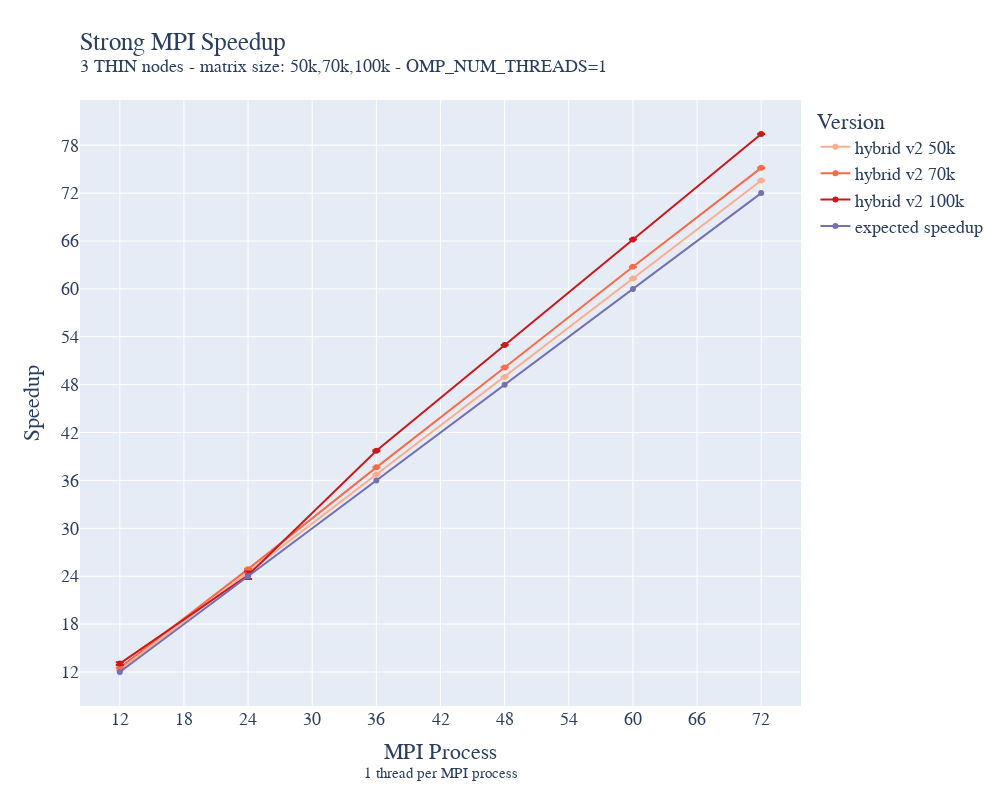

Source (notebook cell):
### Code cell
strong_MPI_thin_hybrid_static_grid_100k_avg['speedup']=strong_MPI_thin_hybrid_static_grid_100k_ref_avg["time"]["mean"][0]/strong_MPI_thin_hybrid_static_grid_100k_avg["time"]["mean"]
strong_MPI_thin_hybrid_static_grid_100k_avg['expected_speedup']=strong_MPI_thin_hybrid_static_grid_100k_avg['size']['mean']
strong_MPI_thin_hybrid_static_grid_100k_avg['speedup_err']=strong_MPI_thin_hybrid_static_grid_100k_avg["time"]["std"]*strong_MPI_thin_hybrid_static_grid_100k_ref_avg["time"]["mean"][0]/strong_MPI_thin_hybrid_static_grid_100k_avg["time"]["mean"]**2

strong_MPI_thin_hybrid_static_grid_070k_avg['speedup']=strong_MPI_thin_hybrid_static_grid_070k_ref_avg["time"]["mean"][0]/strong_MPI_thin_hybrid_static_grid_070k_avg["time"]["mean"]
strong_MPI_thin_hybrid_static_grid_070k_avg['speedup_err']=strong_MPI_thin_hybrid_static_grid_070k_avg["time"]["std"]*strong_MPI_thin_hybrid_static_grid_070k_ref_avg["time"]["mean"][0]/strong_MPI_thin_hybrid_static_grid_070k_avg["time"]["mean"]**2

strong_MPI_thin_hybrid_static_grid_050k_avg['speedup']=strong_MPI_thin_hybrid_static_grid_050k_ref_avg["time"]["mean"][0]/strong_MPI_thin_hybrid_static_grid_050k_avg["time"]["mean"]
strong_MPI_thin_hybrid_static_grid_050k_avg['speedup_err']=strong_MPI_thin_hybrid_static_grid_050k_avg["time"]["std"]*strong_MPI_thin_hybrid_static_grid_050k_ref_avg["time"]["mean"][0]/strong_MPI_thin_hybrid_static_grid_050k_avg["time"]["mean"]**2

fig = go.Figure()

fig.add_trace(go.Scatter(x=strong_MPI_thin_hybrid_static_grid_050k_avg["size"]["mean"], y=strong_MPI_thin_hybrid_static_grid_050k_avg["speedup"], name='hybrid v2 50k',
                         error_y=dict(
                             type="data",
                             array=strong_MPI_thin_hybrid_static_grid_050k_avg["speedup_err"],
                             visible=True)))
fig.add_trace(go.Scatter(x=strong_MPI_thin_hybrid_static_grid_070k_avg["size"]["mean"], y=strong_MPI_thin_hybrid_static_grid_070k_avg["speedup"], name='hybrid v2 70k',
                         error_y=dict(
                             type="data",
                             array=strong_MPI_thin_hybrid_static_grid_070k_avg["speedup_err"],
                             visible=True)))
fig.add_trace(go.Scatter(x=strong_MPI_thin_hybrid_static_grid_100k_avg["size"]["mean"], y=strong_MPI_thin_hybrid_static_grid_100k_avg["speedup"], name='hybrid v2 100k',
                         error_y=dict(
                             type="data",
                             array=strong_MPI_thin_hybrid_static_grid_100k_avg["speedup_err"],
                             visible=True)))
fig.add_trace(go.Scatter(x=strong_MPI_thin_hybrid_static_grid_100k_avg["size"]["mean"], y=strong_MPI_thin_hybrid_static_grid_100k_avg["expected_speedup"], name='expected speedup'))

fig.update_layout(
    title=go.layout.Title(
        text="Strong MPI Speedup<br><sup>3 THIN nodes - matrix size: 50k,70k,100k - OMP_NUM_THREADS=1</sup>",
        xref="paper",
        x=0,
    ),
    xaxis_title="MPI Process<br><sup>1 thread per MPI process</sup>",
    xaxis = dict(
        tickmode = 'linear',
        tick0 = '0',
        dtick = '6'
    ),
    yaxis_title="Speedup",
    yaxis = dict(
        tickmode = 'linear',
        tick0 = '0',
        dtick = '6'
    ),
    legend_title="Version",
    showlegend=True,
    font=dict(
        family="Courier New, monospace",
        size=18,
    ),
    colorway=["#fcae91","#fb6a4a","#cb181d", "#7570b3"],
    autosize=False,
    width=1000,
    height=800,
)
fig.show()
fig.write_image("/home/andres/hpc/Foundations_of_HPC_2022/Assignment/my_assignment/report/images/strong_MPI_thin_hybrid_speedup.pdf", height=800, width=1000)

### Figure 1 — Plotly figure (JSON) as saved in the notebook; plotly's stock layout.template omitted (floating-point values rounded to 4 significant figures)
{"data": [{"error_y": {"array": [0.02737, 0.04595, 0.04183, 0.03796, 0.02425, 0.005286], "type": "data", "visible": true}, "name": "hybrid v2 50k", "type": "scatter", "x": [72, 60, 48, 36, 24, 12], "y": [73.58, 61.31, 48.96, 36.74, 24.41, 12.2]}, {"error_y": {"array": [0.03639, 0.01432, 0.02122, 0.02433, 0.0399, 0.005765], "type": "data", "visible": true}, "name": "hybrid v2 70k", "type": "scatter", "x": [72, 60, 48, 36, 24, 12], "y": [75.17, 62.77, 50.16, 37.64, 24.88, 12.52]}, {"error_y": {"array": [0.1729, 0.484, 0.06198, 0.01662, 0.02217, 0.03942], "type": "data", "visible": true}, "name": "hybrid v2 100k", "type": "scatter", "x": [12, 24, 36, 48, 60, 72], "y": [13.05, 24.12, 39.72, 52.96, 66.2, 79.4]}, {"name": "expected speedup", "type": "scatter", "x": [12, 24, 36, 48, 60, 72], "y": [12, 24, 36, 48, 60, 72]}], "layout": {"autosize": false, "colorway": ["#fcae91", "#fb6a4a", "#cb181d", "#7570b3"], "font": {"family": "Courier New, monospace", "size": 18}, "height": 800, "legend": {"title": {"text": "Version"}}, "showlegend": true, "title": {"text": "Strong MPI Speedup<br><sup>3 THIN nodes - matrix size: 50k,70k,100k - OMP_NUM_THREADS=1</sup>", "x": 0, "xref": "paper"}, "width": 1000, "xaxis": {"dtick": "6", "tick0": "0", "tickmode": "linear", "title": {"text": "MPI Process<br><sup>1 thread per MPI process</sup>"}}, "yaxis": {"dtick": "6", "tick0": "0", "tickmode": "linear", "title": {"text": "Speedup"}}}}
